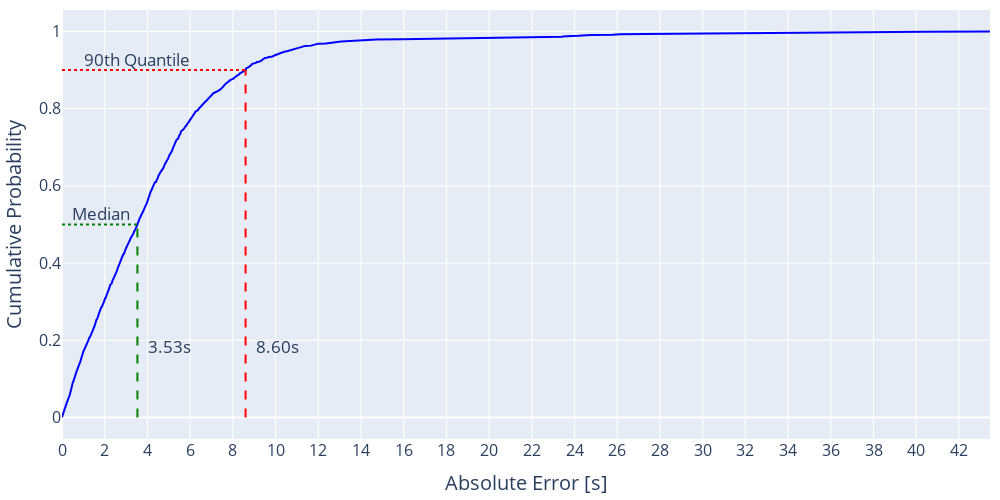

The code cell stored with this chart in its notebook:
### Markdown cell above
#### Residual CDF

### Code cell
# Sicherstellen, dass der Ordner 'Plots' existiert
output_dir = 'Plots'
if not os.path.exists(output_dir):
    os.makedirs(output_dir)

# Erstellen einer Grafik für die absoluten Fehler
absolute_error = comparison_df['Residual']

# Berechnung der CDF
sorted_errors = np.sort(absolute_error)
cdf = np.arange(1, len(sorted_errors) + 1) / len(sorted_errors)

# Berechnung von Median und 90. Quantil
median = np.median(absolute_error)
quantile_90 = np.quantile(absolute_error, 0.9)

# Erstellen des CDF-Plots
cdf_plot = go.Scatter(
    x=sorted_errors,
    y=cdf,
    mode='lines',
    line=dict(color='blue', width=2),
    name='CDF',
    showlegend=False
)

# Hinzufügen von Linien für Median und 90. Quantil
median_line = go.Scatter(
    x=[median, median],
    y=[0, 0.5],
    mode='lines',
    line=dict(color='green', dash='dash', width=2),
    name=f'Median ({median:.2f}s)',
    showlegend=False
)
quantile_90_line = go.Scatter(
    x=[quantile_90, quantile_90],
    y=[0, 0.9],
    mode='lines',
    line=dict(color='red', dash='dash', width=2),
    name=f'90th Quantile ({quantile_90:.2f}s)',
    showlegend=False
)

# Hinzufügen von horizontalen Linien zu Median und 90. Quantil
median_horizontal = go.Scatter(
    x=[0, median],
    y=[0.5, 0.5],
    mode='lines',
    line=dict(color='green', dash='dot', width=2),
    showlegend=False
)
quantile_90_horizontal = go.Scatter(
    x=[0, quantile_90],
    y=[0.9, 0.9],
    mode='lines',
    line=dict(color='red', dash='dot', width=2),
    showlegend=False
)

# Hinzufügen von Text für Median und 90. Quantil
median_text_x = go.Scatter(
    x=[median + 1.5],
    y=[0.2],
    mode='text',
    text=[f'{median:.2f}s'],
    textfont=dict(size=17),
    textposition='bottom center',
    showlegend=False
)
median_text_y = go.Scatter(
    x=[3.2],
    y=[0.5],
    mode='text',
    text=['Median'],
    textfont=dict(size=17),
    textposition='top left',
    showlegend=False
)
quantile_90_text_x = go.Scatter(
    x=[quantile_90 + 1.5],
    y=[0.2],
    mode='text',
    text=[f'{quantile_90:.2f}s'],
    textfont=dict(size=17),
    textposition='bottom center',
    showlegend=False
)
quantile_90_text_y = go.Scatter(
    x=[6],
    y=[0.9],
    mode='text',
    text=['90th Quantile'],
    textfont=dict(size=17),
    textposition='top left',
    showlegend=False
)

# Define the layout of the plot
layout = go.Layout(
    xaxis=dict(
        title='Absolute Error [s]',  # Title for the x-axis
        title_font=dict(size=20),  # Adjust font size for axis title
        tickfont=dict(size=16),  # Adjust font size for tick labels
        dtick=2  # Show every second tick
    ),
    yaxis=dict(
        title='Cumulative Probability',  # Title for the y-axis
        title_font=dict(size=20),  # Adjust font size for axis title
        tickfont=dict(size=16)  # Adjust font size for tick labels
    ),
    showlegend=True,
    margin=dict(l=10, r=10, t=10, b=10),  # Increase margins for larger labels
    width=1000,  # Explicitly set width
    height=500  # Explicitly set height
)

# Combine all elements into a figure
fig = go.Figure(data=[
    cdf_plot, 
    median_line, 
    quantile_90_line, 
    median_horizontal, 
    quantile_90_horizontal, 
    median_text_x, 
    median_text_y, 
    quantile_90_text_x, 
    quantile_90_text_y
], layout=layout)

# Save the plot as a PDF
fig.write_image(os.path.join(output_dir, 'absolute_error_cdf.pdf'), scale=5)

# Display the plot (interactive HTML view)
fig.show()

### Figure 1 — Plotly figure (JSON) as saved in the notebook; plotly's stock layout.template omitted (floating-point values rounded to 4 significant figures; data arrays with more than 128 entries replaced by an {"elided": "..."} marker saying what was removed)
{"data": [{"line": {"color": "blue", "width": 2}, "mode": "lines", "name": "CDF", "showlegend": false, "type": "scatter", "x": {"elided": "1525 float values"}, "y": {"elided": "1525 float values"}}, {"line": {"color": "green", "dash": "dash", "width": 2}, "mode": "lines", "name": "Median (3.53s)", "showlegend": false, "type": "scatter", "x": [3.531, 3.531], "y": [0, 0.5]}, {"line": {"color": "red", "dash": "dash", "width": 2}, "mode": "lines", "name": "90th Quantile (8.60s)", "showlegend": false, "type": "scatter", "x": [8.596, 8.596], "y": [0, 0.9]}, {"line": {"color": "green", "dash": "dot", "width": 2}, "mode": "lines", "showlegend": false, "type": "scatter", "x": [0, 3.531], "y": [0.5, 0.5]}, {"line": {"color": "red", "dash": "dot", "width": 2}, "mode": "lines", "showlegend": false, "type": "scatter", "x": [0, 8.596], "y": [0.9, 0.9]}, {"mode": "text", "showlegend": false, "text": ["3.53s"], "textfont": {"size": 17}, "textposition": "bottom center", "type": "scatter", "x": [5.031], "y": [0.2]}, {"mode": "text", "showlegend": false, "text": ["Median"], "textfont": {"size": 17}, "textposition": "top left", "type": "scatter", "x": [3.2], "y": [0.5]}, {"mode": "text", "showlegend": false, "text": ["8.60s"], "textfont": {"size": 17}, "textposition": "bottom center", "type": "scatter", "x": [10.1], "y": [0.2]}, {"mode": "text", "showlegend": false, "text": ["90th Quantile"], "textfont": {"size": 17}, "textposition": "top left", "type": "scatter", "x": [6], "y": [0.9]}], "layout": {"height": 500, "margin": {"b": 10, "l": 10, "r": 10, "t": 10}, "showlegend": true, "width": 1000, "xaxis": {"dtick": 2, "tickfont": {"size": 16}, "title": {"font": {"size": 20}, "text": "Absolute Error [s]"}}, "yaxis": {"tickfont": {"size": 16}, "title": {"font": {"size": 20}, "text": "Cumulative Probability"}}}}
